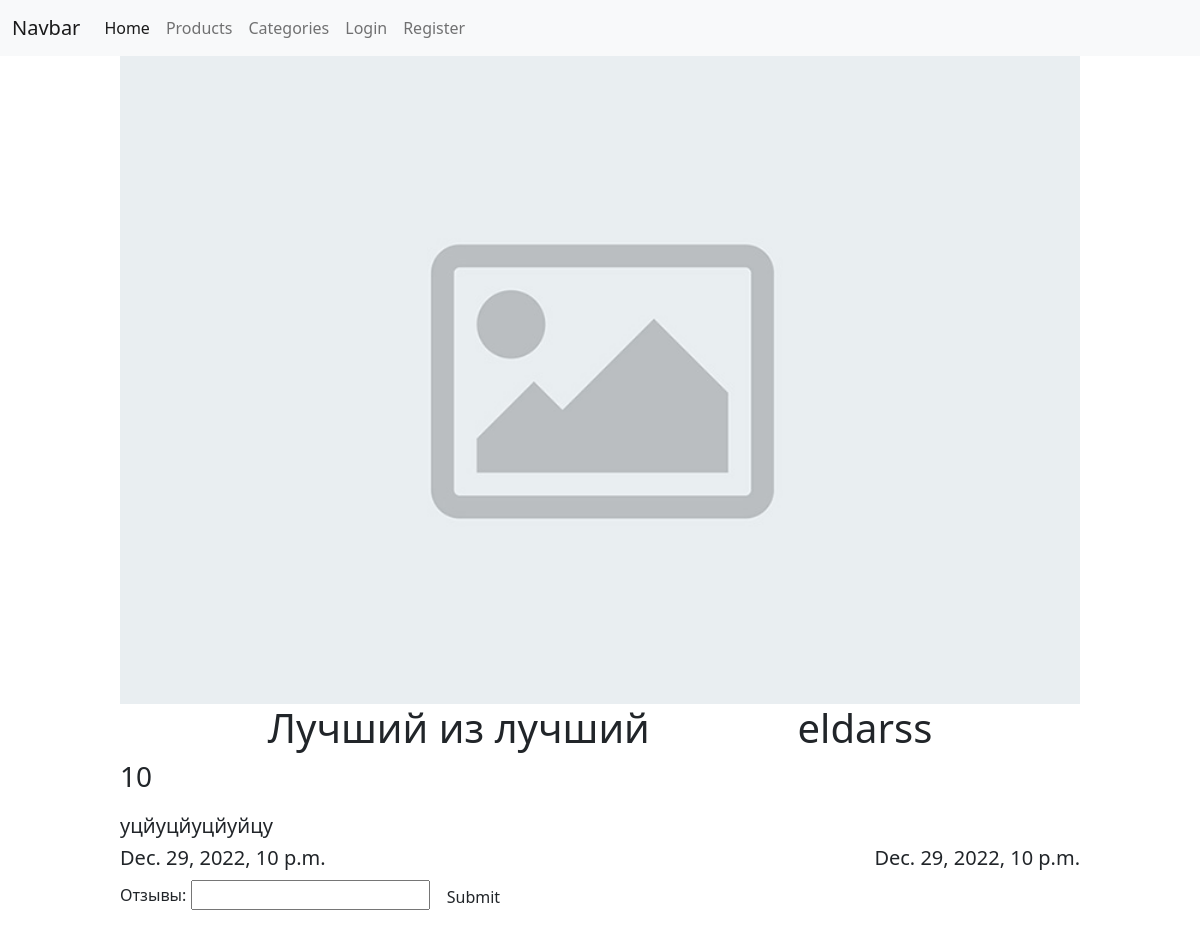
Page /products/6/ on the committed database.
### products/models.py (models this page shows)
class Product(models.Model):
    auther = models.ForeignKey(User, on_delete=models.CASCADE,null=True)
    title = models.CharField(max_length=80)
    description = models.TextField()
    price = models.IntegerField()
    rating = models.FloatField()
    photo = models.ImageField(null=True, blank=True)
    created_at = models.DateTimeField(auto_now_add=True, null=True)
    updated_at = models.DateTimeField(auto_now=True)
    categories = models.ManyToManyField(Category)

### products/views.py (the view, shortened to what this page needs)
# urls.py: path('products/<int:id>/', ProductDetailCBV.as_view()),
class ProductDetailCBV(ListView):
    template_name = 'products/detail.html'
    form_class = ReviewCreateForm
    model = Product
    pk_url_kwarg = 'id'
    def get_context_data(self, *, object_list=None, **kwargs):
        return {
            'product':kwargs['product'],
            'reviews':kwargs['reviews'],
            'categories':kwargs ['categories'],
            'review_form':kwargs['review_form']
        }
    def get(self, request, *args, **kwargs):
        product = Product.objects.get(id=kwargs["id"])
        reviews = Review.objects.filter(product_id=kwargs["id"])
        categories = product.categories.all()
        return render(request, self.template_name, context=self.get_context_data(
            reviews=reviews,
            categories=categories,
            product=Product.objects.get(id=kwargs['id']),
            review_form = ReviewCreateForm
        ))

### templates/products/detail.html (shortened to what this page needs)
{% extends 'layouts/index.html' %}
{% block content %}
    <div class="product">
        {% if product.image %}
            <img src="/media/{{ product.photo }}" alt="Ты попутал походу">
        {% else %}
            <img src="ef3-placeholder-image.jpg" alt="">
        {% endif %}
        <div style="display: flex; justify-content: space-evenly;">
            <h1>{{ product.title }}</h1>
            <h1>{{ product.auther.username }}</h1>
        </div>
        <h3>{{ product.price }}</h3>
        <h5>{{ product.description }}</h5>
        <div class="dates">
            <h5>{{ product.created_at }}</h5>
            <h5>{{ product.updated_at }}</h5>
        </div>
        <form action="/products/{{ product.id }}/" method="post">
            {{ review_form }}
            <input type="submit" class="btn">
        </form>
    </div>
{% endblock %}

### templates/products/detail.html (style rules this page uses)
.product { width: 80%; margin-left: 10%; }
.product > h5 { margin-top: 20px; }
.dates { display: flex; justify-content: space-between; }
.product img { width: 100%; }

### rows in the picture
Product: title "Лучший из лучший", auther.username "eldarss", price "10", description "уцйуцйуцйуйцу", created_at "Dec. 29, 2022, 10 p.m.", updated_at "Dec. 29, 2022, 10 p.m."
